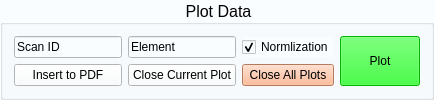
       <widget class="QGroupBox" name="groupBox_2">
        <property name="sizePolicy">
         <sizepolicy hsizetype="Preferred" vsizetype="Preferred">
          <horstretch>0</horstretch>
          <verstretch>0</verstretch>
         </sizepolicy>
        </property>
        <property name="font">
         <font>
          <family>Arial</family>
          <pointsize>12</pointsize>
          <weight>50</weight>
          <italic>false</italic>
          <bold>false</bold>
         </font>
        </property>
        <property name="layoutDirection">
         <enum>Qt::LeftToRight</enum>
        </property>
        <property name="styleSheet">
         <string notr="true">font: 12pt &quot;Arial&quot;;
background-color: rgb(249, 253, 255);</string>
        </property>
        <property name="title">
         <string>Plot Data</string>
        </property>
        <property name="alignment">
         <set>Qt::AlignCenter</set>
        </property>
        <layout class="QGridLayout" name="gridLayout_2">
         <item row="2" column="1">
          <widget class="QPushButton" name="pb_close_plot">
           <property name="text">
            <string>Close Current Plot</string>
           </property>
          </widget>
         </item>
         <item row="2" column="2">
          <widget class="QPushButton" name="pb_close_all_plot">
           <property name="styleSheet">
            <string notr="true">background-color: rgb(255, 170, 127);</string>
           </property>
           <property name="text">
            <string>Close All Plots</string>
           </property>
          </widget>
         </item>
         <item row="1" column="4" rowspan="2">
          <widget class="QPushButton" name="pb_plot">
           <property name="sizePolicy">
            <sizepolicy hsizetype="Minimum" vsizetype="Minimum">
             <horstretch>0</horstretch>
             <verstretch>0</verstretch>
            </sizepolicy>
           </property>
           <property name="styleSheet">
            <string notr="true">background-color: rgb(0, 255, 0);
font: 75 15pt &quot;MS Shell Dlg 2&quot;;</string>
           </property>
           <property name="text">
            <string>Plot</string>
           </property>
          </widget>
         </item>
         <item row="2" column="0">
          <widget class="QPushButton" name="pb_insert_to_pdf">
           <property name="text">
            <string>Insert to PDF</string>
           </property>
          </widget>
         </item>
         <item row="1" column="0">
          <widget class="QLineEdit" name="lineEdit_5">
           <property name="sizePolicy">
            <sizepolicy hsizetype="Fixed" vsizetype="Fixed">
             <horstretch>0</horstretch>
             <verstretch>0</verstretch>
            </sizepolicy>
           </property>
           <property name="text">
            <string>Scan ID</string>
           </property>
          </widget>
         </item>
         <item row="1" column="1">
          <widget class="QLineEdit" name="lineEdit_6">
           <property name="sizePolicy">
            <sizepolicy hsizetype="Fixed" vsizetype="Fixed">
             <horstretch>0</horstretch>
             <verstretch>0</verstretch>
            </sizepolicy>
           </property>
           <property name="text">
            <string>Element</string>
           </property>
          </widget>
         </item>
         <item row="1" column="2">
          <widget class="QCheckBox" name="ch_b_norm">
           <property name="sizePolicy">
            <sizepolicy hsizetype="Fixed" vsizetype="Fixed">
             <horstretch>0</horstretch>
             <verstretch>0</verstretch>
            </sizepolicy>
           </property>
           <property name="text">
            <string>Normlization</string>
           </property>
           <property name="checked">
            <bool>true</bool>
           </property>
          </widget>
         </item>
        </layout>
       </widget>
